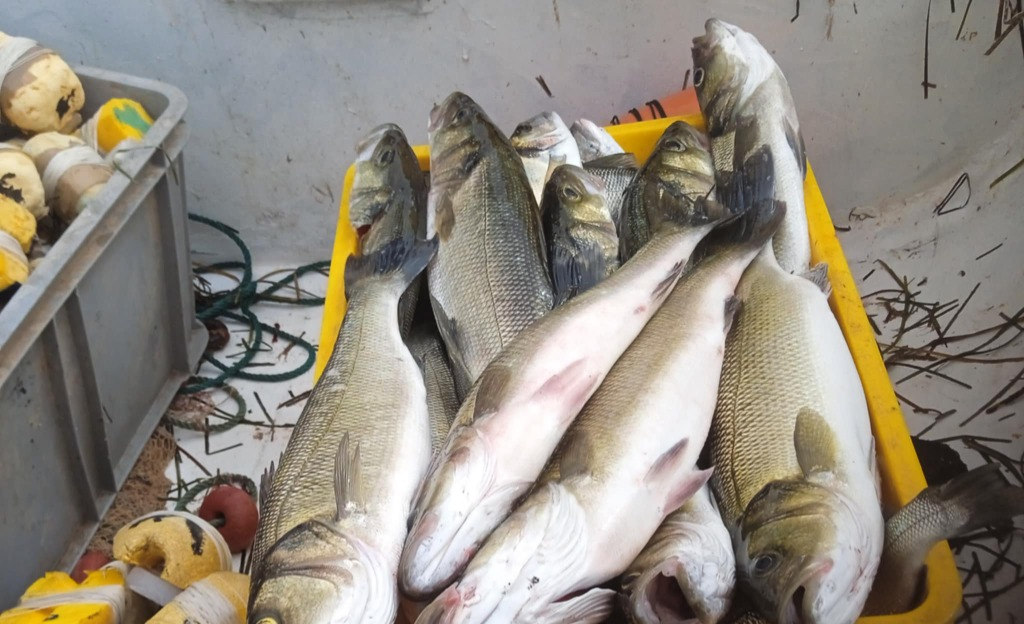
#> input picture Reel_LArtDeLaMer/image1.jpg, 1024 x 624 px, found by its file name; its folder holds only this picture in this run
$ python refine_cinematic.py
#> lines starting #> are read from the running program, lines starting #| are printed output that depends on the picture; after the words box and inside, x2 and y2 are one past the last pixel; in counts of white or black regions, pixels touching at a corner belong together
# refine_cinematic.py
"""Generate refined cinematic video for Reel L'Art de la Mer.
User parameters:
- Resolution: Vertical Reel 1080x1920 (9:16)
- Scene duration per image: 4 seconds
- Warm golden lens flare applied
- No vignette
- Fade-out length: 3 seconds
- Audio volumes: music 0.5, waves 0.3, wind 0.2, fishing 0.2
- No title slide
"""
import os
import cv2
import numpy as np
from moviepy.editor import (
    ImageClip,
    AudioFileClip,
    CompositeAudioClip,
    concatenate_videoclips,
)
from moviepy.video.fx import all as vfx

# Paths
PROJECT_DIR = r"d:/WordCup/Reel_LArtDeLaMer"
IMAGES = [os.path.join(PROJECT_DIR, f"image{i}.jpg") for i in range(1, 5)]
MUSIC_PATH = os.path.join(PROJECT_DIR, "keys_of_moon_epic_hero.mp3")
WAVES_PATH = os.path.join(PROJECT_DIR, "waves.mp3")
WIND_PATH = os.path.join(PROJECT_DIR, "wind.mp3")
FISHING_PATH = os.path.join(PROJECT_DIR, "fishing.mp3")
FLARE_WARM = os.path.join(PROJECT_DIR, "flare_warm.png")
OUTPUT = os.path.join(PROJECT_DIR, "reel_cinematic_refined.mp4")

# Vertical Reel Parameters (1080 x 1920)
RESOLUTION = (1080, 1920)
SCENE_DURATION = 4  # seconds per image
CROSSFADE = 0.4
FADE_OUT = 3  # seconds at end

def apply_bloom(image, thresh_value=230, blur_value=75, gain=0.3):
    # Convert to HSV to isolate the highly bright areas (sun and light reflections)
    hsv = cv2.cvtColor(image, cv2.COLOR_RGB2HSV)
    h, s, v = cv2.split(hsv)

    # Create mask for intense highlight areas (sun and reflections)
    _, thresh = cv2.threshold(v, thresh_value, 255, cv2.THRESH_BINARY)

    # Very soft blur to create a light, elegant airy glow (not heavy)
    bloom = cv2.GaussianBlur(thresh, (blur_value, blur_value), 0)
    bloom_3ch = cv2.merge([bloom, bloom, bloom])

    # Neutral/cool tint for natural sky/water reflections (preserving blue dominance)
    glow = bloom_3ch.copy().astype(np.float32)
    glow[:, :, 0] = np.clip(glow[:, :, 0] * 0.90, 0, 255)  # R
    glow[:, :, 1] = np.clip(glow[:, :, 1] * 0.95, 0, 255)  # G
    glow[:, :, 2] = np.clip(glow[:, :, 2] * 1.05, 0, 255)  # B
    glow = glow.astype(np.uint8)

    # Blend very lightly to avoid blowing out whites
    result = cv2.addWeighted(image, 1.0, glow, gain, 0)
    return result

def color_grade_light(img):
    # Convert to HSV to boost natural saturation smoothly
    hsv = cv2.cvtColor(img, cv2.COLOR_RGB2HSV).astype(np.float32)

    # Boost saturation for natural colors (+15%, balanced)
    hsv[..., 1] = np.clip(hsv[..., 1] * 1.15, 0, 255)
    img = cv2.cvtColor(hsv.astype(np.uint8), cv2.COLOR_HSV2RGB)

    # Gamma correction to lift mid-tones slightly without overexposing whites
    invGamma = 1.0 / 0.9  # 0.9 gamma brightens shadows gently
    table = np.array([((i / 255.0) ** invGamma) * 255 for i in np.arange(0, 256)]).astype("uint8")
    img = cv2.LUT(img, table)

    # Enhance the natural blue brilliance of the sky and water
    img = img.astype(np.float32)
    img[:, :, 2] = np.clip(img[:, :, 2] * 1.08, 0, 255) # Boost Blue slightly
    img[:, :, 0] = np.clip(img[:, :, 0] * 0.96, 0, 255) # Reduce Red slightly for natural look
    img = img.astype(np.uint8)

    # Elegant, subtle glow (very low gain to prevent white washout)
    img = apply_bloom(img, thresh_value=230, blur_value=75, gain=0.3)
    return img

def apply_warm_flare(frame):
    if not os.path.isfile(FLARE_WARM):
        return frame
    flare = cv2.imread(FLARE_WARM, cv2.IMREAD_UNCHANGED)
    flare = cv2.resize(flare, (frame.shape[1], frame.shape[0]))
    if flare.shape[2] == 4:
        alpha = flare[:, :, 3] / 255.0
        for c in range(3):
            frame[:, :, c] = (1 - alpha) * frame[:, :, c] + alpha * flare[:, :, c]
    return frame

def make_clip(img_path):
#> called with img_path = 'd:/WordCup/Reel_LArtDeLaMer/image1.jpg'
    img = cv2.imread(img_path)
#> img is the input picture: shape (624, 1024, 3); mean B, G, R 127.3, 138.5, 145.3
    img = cv2.cvtColor(img, cv2.COLOR_BGR2RGB)

    # Smart vertical 9:16 crop & scale:
    # Scale image to match height of 1920 first, then center crop the width to 1080
    h, w = img.shape[:2]
#> h = 624; w = 1024
    new_h = 1920
    new_w = int(w * (new_h / h))
#> new_w = 3150
    resized = cv2.resize(img, (new_w, new_h), interpolation=cv2.INTER_LANCZOS4)

    # Center crop width to 1080
    start_x = (new_w - 1080) // 2
#> start_x = 1035
    cropped = resized[:, start_x : start_x + 1080]

    # Apply color grade & glow
    cropped = color_grade_light(cropped)
#> in color_grade_light, `hsv = cv2.cvtColor(img, cv2.COLOR_RGB2HSV).astype(np.float32)`:
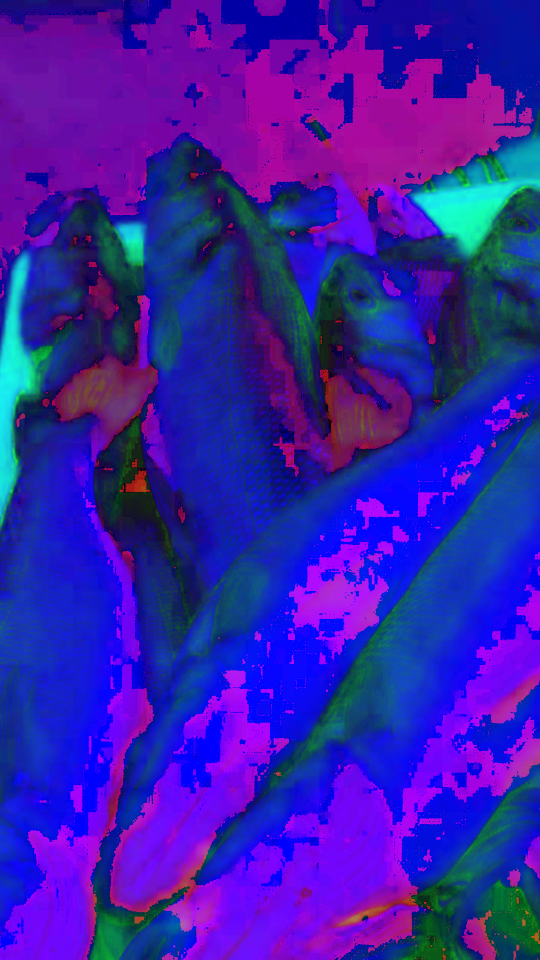
#> hsv: shape (1920, 1080, 3) float32 (shown at 1/2 size); mean R, G, B 56.6, 30.3, 167.8
#> in apply_bloom, `hsv = cv2.cvtColor(image, cv2.COLOR_RGB2HSV)`: hsv: shape (1920, 1080, 3); mean H, S, V 82.9, 37, 162.2
#> in apply_bloom, `h, s, v = cv2.split(hsv)`:
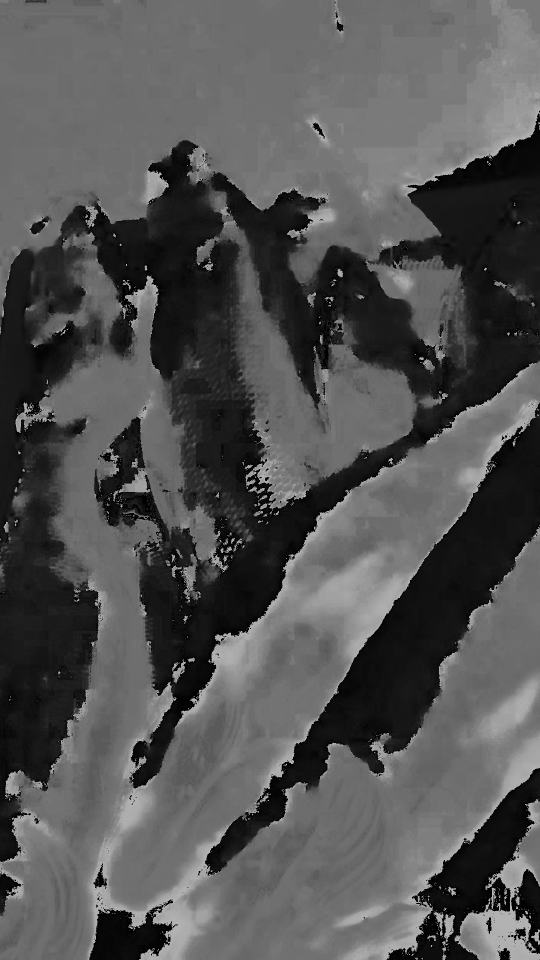
#> h: shape (1920, 1080) (shown at 1/2 size); min 0, max 179, mean 82.9
#> in apply_bloom, `h, s, v = cv2.split(hsv)`:
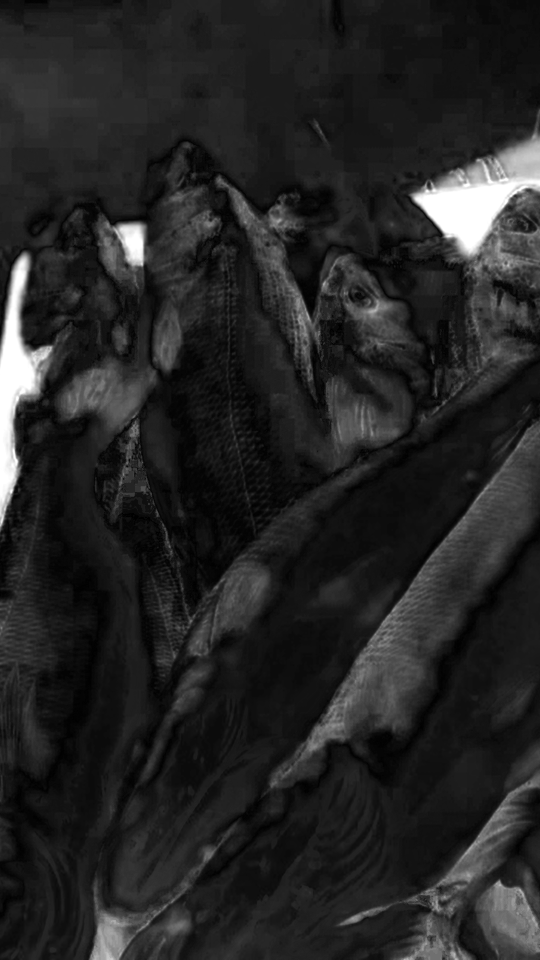
#> s: shape (1920, 1080) (shown at 1/2 size); min 0, max 255, mean 37
#> in apply_bloom, `h, s, v = cv2.split(hsv)`:
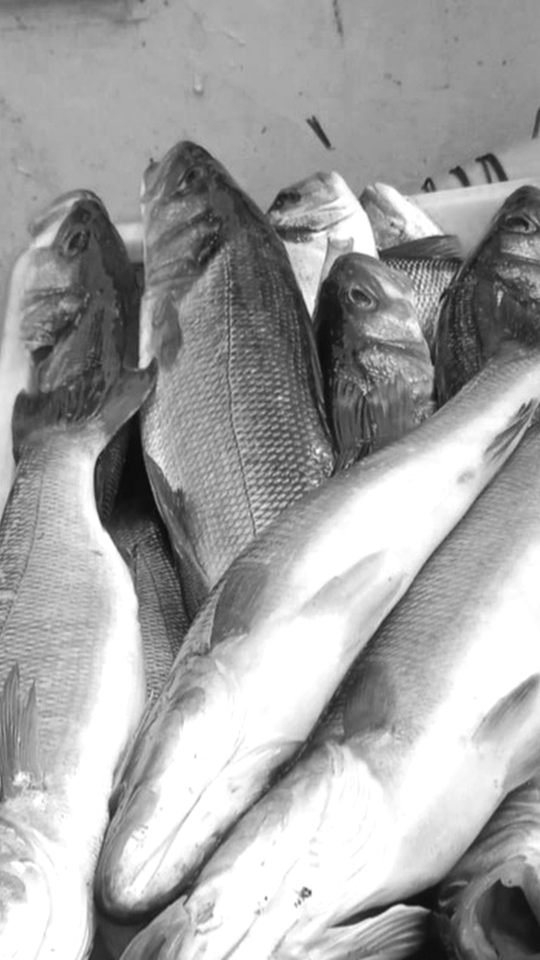
#> v: shape (1920, 1080) (shown at 1/2 size); min 9, max 255, mean 162.2
#> in apply_bloom, `_, thresh = cv2.threshold(v, thresh_value, 255, cv2.THRESH_BINARY)`:
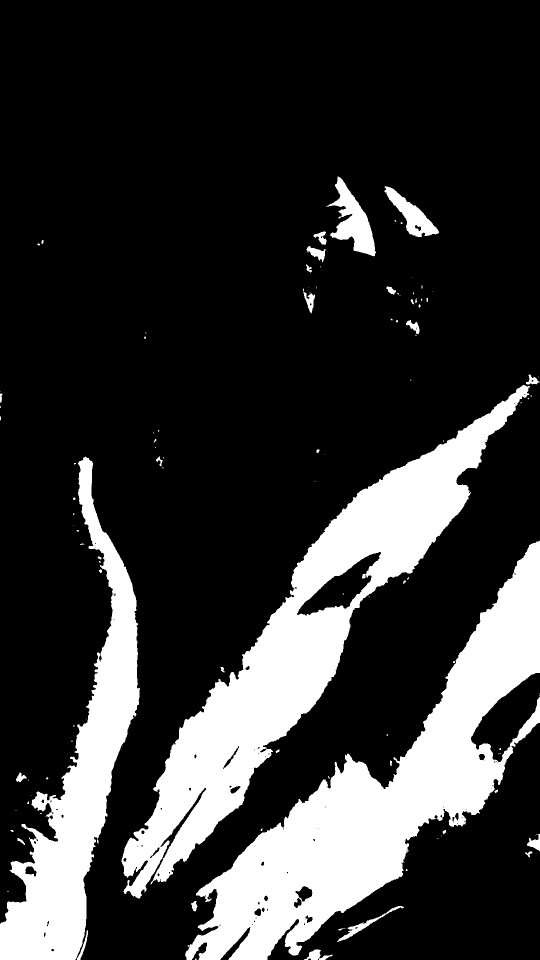
#> thresh: shape (1920, 1080) (shown at 1/2 size); 20.6% white; 114 white regions (76 under 20 px), largest, box (x1, y1, x2, y2) and area: (370, 1081, 1080, 1920) 166972, (243, 770, 1060, 1797) 157045, (0, 913, 280, 1920) 85985
#> in apply_bloom, `bloom = cv2.GaussianBlur(thresh, (blur_value, blur_value), 0)`:
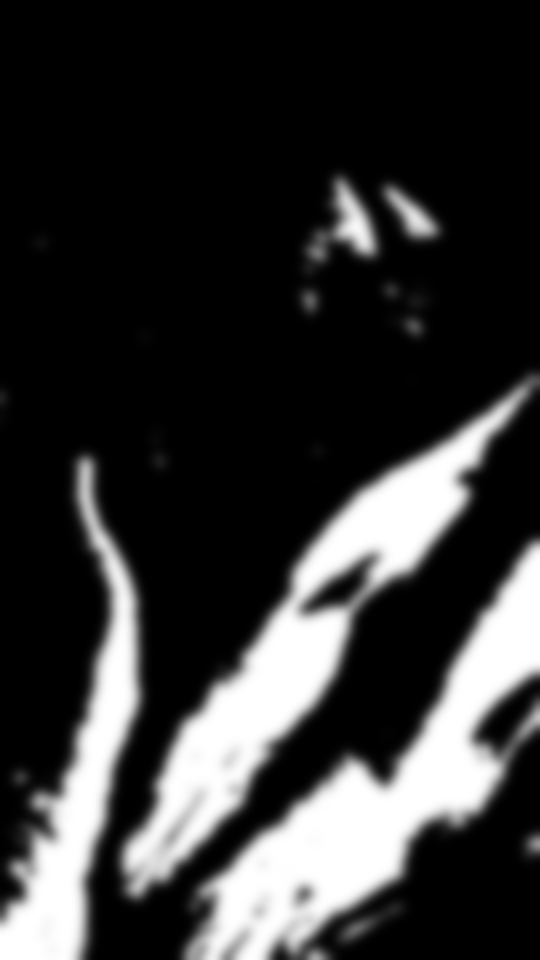
#> bloom: shape (1920, 1080) (shown at 1/2 size); min 0, max 255, mean 52.5
#> in apply_bloom, `bloom_3ch = cv2.merge([bloom, bloom, bloom])`: bloom_3ch: shape (1920, 1080, 3); mean H, S, V 52.5, 52.5, 52.5
#> in apply_bloom, `glow = bloom_3ch.copy().astype(np.float32)`: glow: shape (1920, 1080, 3) float32; mean H, S, V 52.5, 52.5, 52.5
#> in apply_bloom, `glow[:, :, 0] = np.clip(glow[:, :, 0] * 0.90, 0, 255)`: glow: shape (1920, 1080, 3) float32; mean H, S, V 47.2, 52.5, 52.5
#> in apply_bloom, `glow[:, :, 1] = np.clip(glow[:, :, 1] * 0.95, 0, 255)`: glow: shape (1920, 1080, 3) float32; mean H, S, V 47.2, 49.8, 52.5
#> in apply_bloom, `glow[:, :, 2] = np.clip(glow[:, :, 2] * 1.05, 0, 255)`: glow: shape (1920, 1080, 3) float32; mean H, S, V 47.2, 49.8, 53.9
#> in apply_bloom, `glow = glow.astype(np.uint8)`: glow: shape (1920, 1080, 3); mean H, S, V 47, 49.7, 53.7
#> in apply_bloom, `result = cv2.addWeighted(image, 1.0, glow, gain, 0)`:
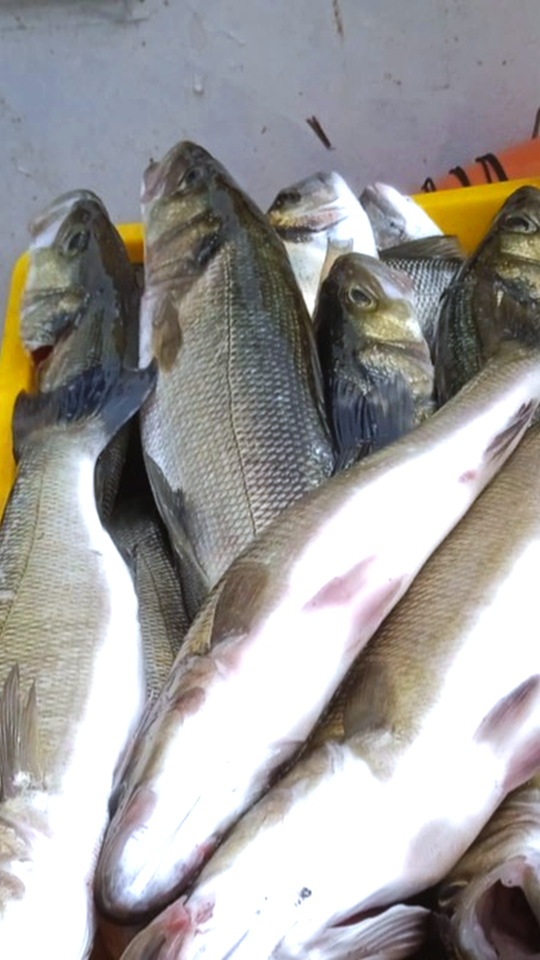
#> result: shape (1920, 1080, 3) (shown at 1/2 size); mean R, G, B 158.8, 156.1, 154.5
    cropped = apply_warm_flare(cropped)

    # Slight dynamic pan/zoom (Ken Burns vertical-friendly)
#> (the run stopped early here; a loop or call above may not have finished)
